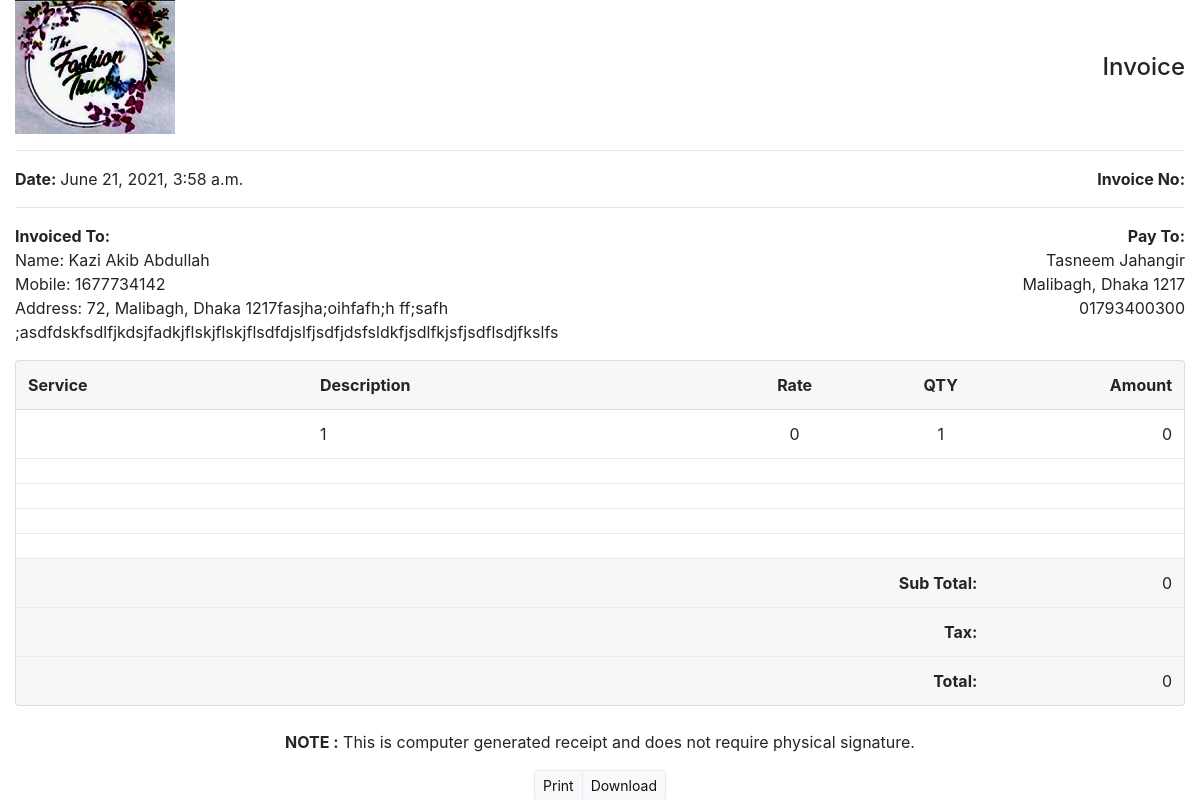
/invoice/33/, run on the app's committed database.
### invoice/models.py (models this page shows, shortened)
class Profile(models.Model):
    name = models.CharField(max_length=30)
    phone = models.IntegerField()
    address = models.CharField(max_length=255)
    time = models.DateTimeField(auto_now_add=True)
    product_details = models.CharField(max_length=255, blank=True)
    price = models.IntegerField(default=0, null=True)
    quantity = models.IntegerField(null=True)
    class Meta:
        ordering = ['-time']

### invoice/views.py (the view)
# urls.py: path('invoice/<int:id>/', views.read_invoice, name='inv'),
def read_invoice(request, id):
	user_profile = Profile.objects.get(pk=id)
	return render(request, 'invoice/xx.html', {'user_profile':user_profile})

### invoice/templates/invoice/xx.html (shortened to what this page needs)
{% load static %}
<!DOCTYPE html>
<html lang="en">
<head>
<link rel="stylesheet" type="text/css" href="//demo.harnishdesign.net/html/koice/vendor/bootstrap/css/bootstrap.min.css"/>
<link rel="stylesheet" type="text/css" href="//demo.harnishdesign.net/html/koice/vendor/font-awesome/css/all.min.css"/>
<link rel="stylesheet" type="text/css" href="//demo.harnishdesign.net/html/koice/css/stylesheet.css"/>
</head>
<body>
<div class="container-fluid invoice-container">
  <header>
  <div class="row align-items-center">
    <div class="col-sm-7 text-center text-sm-left mb-3 mb-sm-0">
      <img id="logo" src="../../../static/logo.jpg" title="Koice" alt="Koice" />
    </div>
    <div class="col-sm-5 text-center text-sm-right">
      <h4 class="text-7 mb-0">Invoice</h4>
    </div>
  </div>
  <hr>
  </header>
  <main>
  <div class="row">
    <div class="col-sm-6"><strong>Date: </strong>{{user_profile.time}}</div>
    <div class="col-sm-6 text-sm-right"> <strong>Invoice No:</strong></div>
  </div>
  <hr>
  <div class="row">
    <div class="col-sm-6 text-sm-right order-sm-1"> <strong>Pay To:</strong>
      <address>
      Tasneem Jahangir<br />
      Malibagh, Dhaka 1217<br />
	  01793400300
      <br />
      </address>
    </div>
    <div class="col-sm-6 order-sm-0 text-wrap"> <strong>Invoiced To:</strong>
      <address class="text-wrap text-break">
		Name: {{user_profile.name}} <br>
		Mobile: {{user_profile.phone}} <br>
		Address: {{user_profile.address}}
      </address>
    </div>
  </div>
  <div class="card">
    <div class="card-body p-0">
      <div class="table-responsive">
        <table class="table mb-0">
		<thead class="card-header">
          <tr>
            <td class="col-3 border-0"><strong>Service</strong></td>
			<td class="col-4 border-0"><strong>Description</strong></td>
            <td class="col-2 text-center border-0"><strong>Rate</strong></td>
			<td class="col-1 text-center border-0"><strong>QTY</strong></td>
            <td class="col-2 text-right border-0"><strong>Amount</strong></td>
          </tr>
        </thead>
          <tbody>
            <tr>
              <td class="col-3 border-0"></td>
              <td class="col-4 text-1 border-0">{{user_profile.product_details}}</td>
              <td class="col-2 text-center border-0">{{user_profile.price}}</td>
			        <td class="col-1 text-center border-0">{{user_profile.quantity}}</td>
			       <td class="col-2 text-right border-0">{% widthratio user_profile.quantity 1 user_profile.price %}</td>
            </tr>
            <tr>
              <td></td>
              <td class="text-1"></td>
              <td class="text-center"></td>
			        <td class="text-center"></td>
			        <td class="text-right"></td>
            </tr>
            <tr>
              <td></td>
              <td class="text-1"></td>
              <td class="text-center"></td>
			        <td class="text-center"></td>
			        <td class="text-right"></td>
            </tr>
            <tr>
              <td></td>
              <td class="text-1"></td>
              <td class="text-center"></td>
			        <td class="text-center"></td>
			        <td class="text-right"></td>
            </tr>
            <tr>
              <td></td>
              <td class="text-1"></td>
              <td class="text-center"></td>
			        <td class="text-center"></td>
			        <td class="text-right"></td>
            </tr>
          </tbody>
		  <tfoot class="card-footer">
			<tr>
              <td colspan="4" class="text-right"><strong>Sub Total:</strong></td>
              <td class="text-right">{% widthratio user_profile.quantity 1 user_profile.price %}</td>
            </tr>
            <tr>
              <td colspan="4" class="text-right"><strong>Tax:</strong></td>
              <td class="text-right"></td>
            </tr>
			<tr>
              <td colspan="4" class="text-right"><strong>Total:</strong></td>
              <td class="text-right">{% widthratio user_profile.quantity 1 user_profile.price %}</td>
            </tr>
		  </tfoot>
        </table>
      </div>
    </div>
  </div>
  </main>
  <footer class="text-center mt-4">
  <p class="text-1"><strong>NOTE :</strong> This is computer generated receipt and does not require physical signature.</p>
  <div class="btn-group btn-group-sm d-print-none">
    <a href="javascript:window.print()" class="btn btn-light border text-black-50 shadow-none">
       Print
    </a>
    <a href="/{{ user_profile.id }}" class="btn btn-light border text-black-50 shadow-none">Download</a>
  </div>
  </footer>
</div>
</body>
</html>

### data on the page
Profile: time "June 21, 2021, 3:58 a.m.", name "Kazi Akib Abdullah", phone "1677734142", address "72, Malibagh, Dhaka 1217fasjha;oihfafh;h ff;safh ;asdfdskfsdlfjkdsjfadkjflskjflskjflsdfdjslfjsdfjdsfsldkfjsdlfkjsfjsdflsdjfkslfs", product_details "1", price "0", quantity "1", quantity+price "0"
